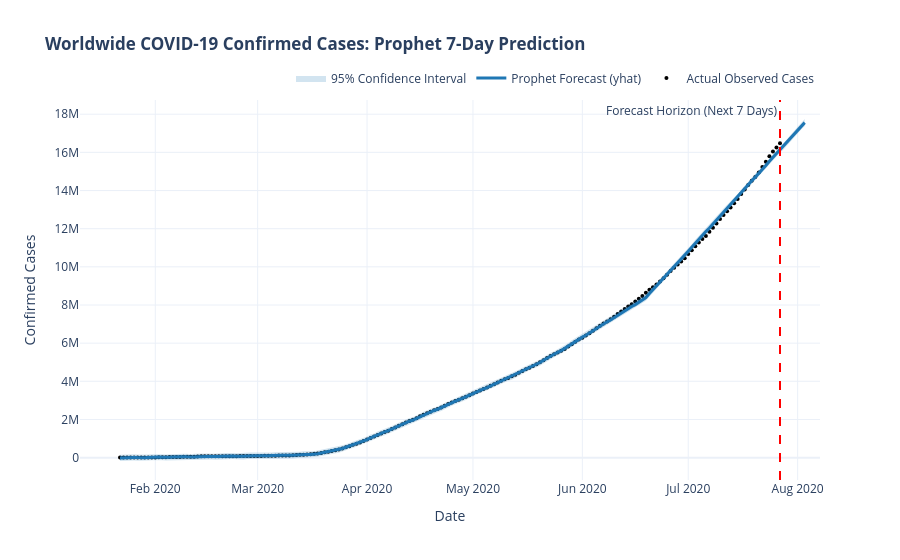
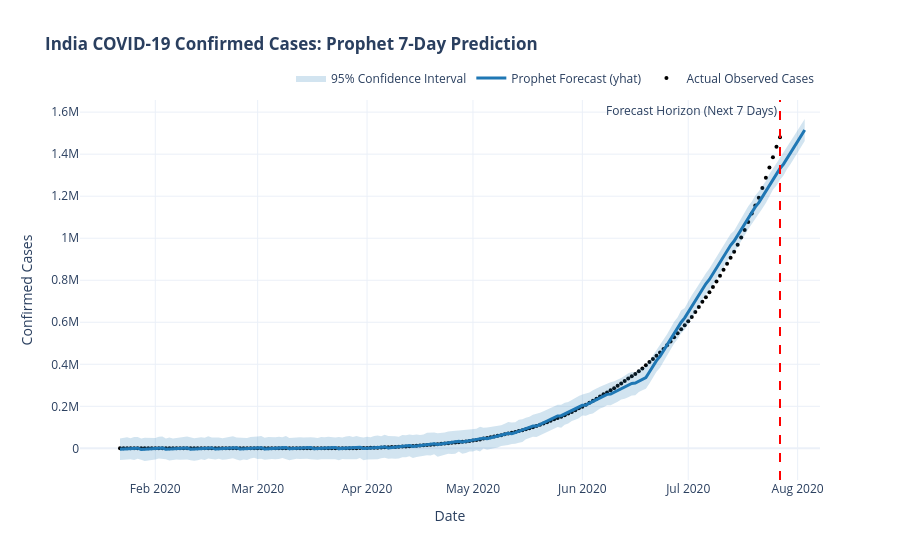

Notebook code cell kept with these figures, in order:
### Markdown cell above
### 6.1. Interactive Forecast Visualizations with Plotly
Overlaying historical observed cases, model forecast line (`yhat`), and the 95% confidence interval band (`yhat_lower` to `yhat_upper`).

### Code cell
def plot_interactive_forecast(p_df, forecast, region_name):
    fig = go.Figure()
    
    # Observed Actuals
    fig.add_trace(go.Scatter(x=p_df['ds'], y=p_df['y'], mode='markers', name='Actual Observed Cases', marker=dict(color='black', size=4)))
    
    # Forecast line
    fig.add_trace(go.Scatter(x=forecast['ds'], y=forecast['yhat'], mode='lines', name='Prophet Forecast (yhat)', line=dict(color='#1f77b4', width=3)))
    
    # Upper Bound
    fig.add_trace(go.Scatter(x=forecast['ds'], y=forecast['yhat_upper'], mode='lines', name='95% Upper Bound', line=dict(width=0), showlegend=False))
    
    # Lower Bound with shaded fill
    fig.add_trace(go.Scatter(x=forecast['ds'], y=forecast['yhat_lower'], mode='lines', name='95% Confidence Interval', line=dict(width=0), fill='tonexty', fillcolor='rgba(31, 119, 180, 0.2)'))
    
    # Forecast cut-off marker
    last_actual_date = p_df['ds'].max()
    fig.add_vline(x=last_actual_date.timestamp() * 1000, line_dash="dash", line_color="red", annotation_text="Forecast Horizon (Next 7 Days)", annotation_position="top left")
    
    fig.update_layout(
        title=f'<b>{region_name} COVID-19 Confirmed Cases: Prophet 7-Day Prediction</b>',
        xaxis_title='Date',
        yaxis_title='Confirmed Cases',
        template='plotly_white',
        hovermode='x unified',
        legend=dict(orientation='h', yanchor='bottom', y=1.02, xanchor='right', x=1)
    )
    return fig

# Worldwide Plot
fig_w = plot_interactive_forecast(world_p_df, world_forecast, "Worldwide")
fig_w.show()

# India Plot
fig_i = plot_interactive_forecast(india_p_df, india_forecast, "India")
fig_i.show()

### Figure 1 — Plotly figure (JSON) as saved in the notebook; plotly's stock layout.template omitted (floating-point values rounded to 4 significant figures; data arrays with more than 128 entries replaced by an {"elided": "..."} marker saying what was removed)
{"data": [{"marker": {"color": "black", "size": 4}, "mode": "markers", "name": "Actual Observed Cases", "type": "scatter", "x": {"elided": "188 str values"}, "y": {"elided": "188 int values"}}, {"line": {"color": "#1f77b4", "width": 3}, "mode": "lines", "name": "Prophet Forecast (yhat)", "type": "scatter", "x": {"elided": "195 str values"}, "y": {"elided": "195 int values"}}, {"line": {"width": 0}, "mode": "lines", "name": "95% Upper Bound", "showlegend": false, "type": "scatter", "x": {"elided": "195 str values"}, "y": {"elided": "195 int values"}}, {"fill": "tonexty", "fillcolor": "rgba(31, 119, 180, 0.2)", "line": {"width": 0}, "mode": "lines", "name": "95% Confidence Interval", "type": "scatter", "x": {"elided": "195 str values"}, "y": {"elided": "195 int values"}}], "layout": {"annotations": [{"showarrow": false, "text": "Forecast Horizon (Next 7 Days)", "x": 1595808000000, "xanchor": "right", "xref": "x", "y": 1, "yanchor": "top", "yref": "y domain"}], "hovermode": "x unified", "legend": {"orientation": "h", "x": 1, "xanchor": "right", "y": 1.02, "yanchor": "bottom"}, "shapes": [{"line": {"color": "red", "dash": "dash"}, "type": "line", "x0": 1595808000000, "x1": 1595808000000, "xref": "x", "y0": 0, "y1": 1, "yref": "y domain"}], "title": {"text": "<b>Worldwide COVID-19 Confirmed Cases: Prophet 7-Day Prediction</b>"}, "xaxis": {"title": {"text": "Date"}}, "yaxis": {"title": {"text": "Confirmed Cases"}}}}

### Figure 2 — Plotly figure (JSON) as saved in the notebook; plotly's stock layout.template omitted (floating-point values rounded to 4 significant figures; data arrays with more than 128 entries replaced by an {"elided": "..."} marker saying what was removed)
{"data": [{"marker": {"color": "black", "size": 4}, "mode": "markers", "name": "Actual Observed Cases", "type": "scatter", "x": {"elided": "188 str values"}, "y": {"elided": "188 int values"}}, {"line": {"color": "#1f77b4", "width": 3}, "mode": "lines", "name": "Prophet Forecast (yhat)", "type": "scatter", "x": {"elided": "195 str values"}, "y": {"elided": "195 int values"}}, {"line": {"width": 0}, "mode": "lines", "name": "95% Upper Bound", "showlegend": false, "type": "scatter", "x": {"elided": "195 str values"}, "y": {"elided": "195 int values"}}, {"fill": "tonexty", "fillcolor": "rgba(31, 119, 180, 0.2)", "line": {"width": 0}, "mode": "lines", "name": "95% Confidence Interval", "type": "scatter", "x": {"elided": "195 str values"}, "y": {"elided": "195 int values"}}], "layout": {"annotations": [{"showarrow": false, "text": "Forecast Horizon (Next 7 Days)", "x": 1595808000000, "xanchor": "right", "xref": "x", "y": 1, "yanchor": "top", "yref": "y domain"}], "hovermode": "x unified", "legend": {"orientation": "h", "x": 1, "xanchor": "right", "y": 1.02, "yanchor": "bottom"}, "shapes": [{"line": {"color": "red", "dash": "dash"}, "type": "line", "x0": 1595808000000, "x1": 1595808000000, "xref": "x", "y0": 0, "y1": 1, "yref": "y domain"}], "title": {"text": "<b>India COVID-19 Confirmed Cases: Prophet 7-Day Prediction</b>"}, "xaxis": {"title": {"text": "Date"}}, "yaxis": {"title": {"text": "Confirmed Cases"}}}}
